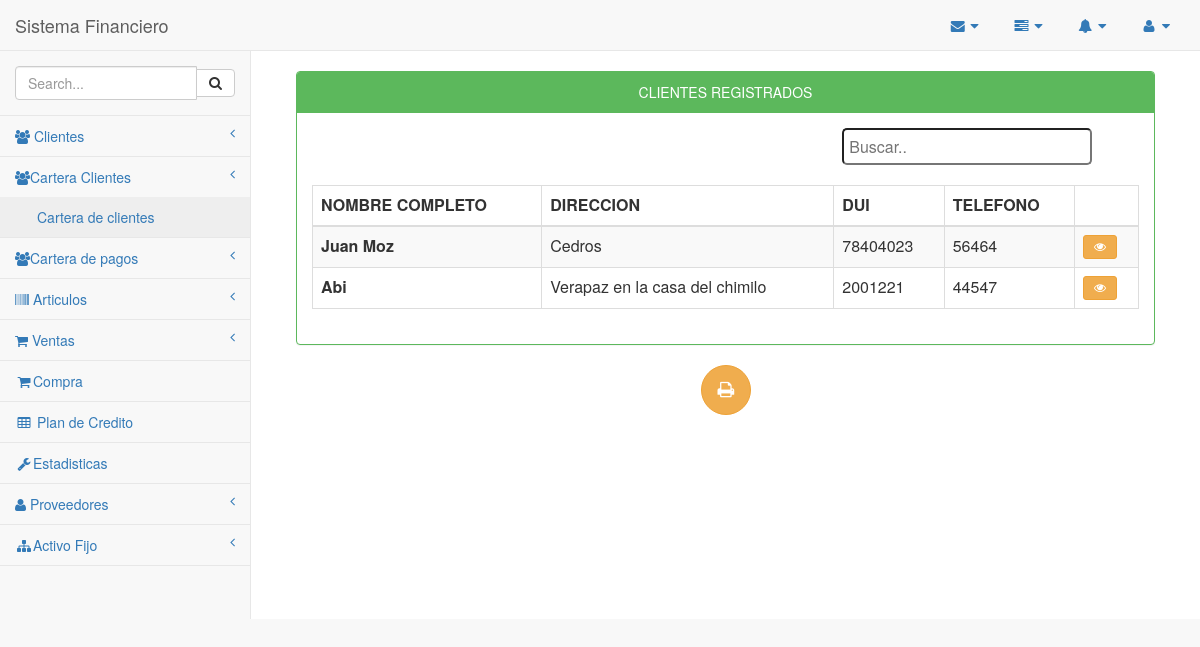
/carteraCliente/lista_clientes.php, run on an earlier commit of the app's database.
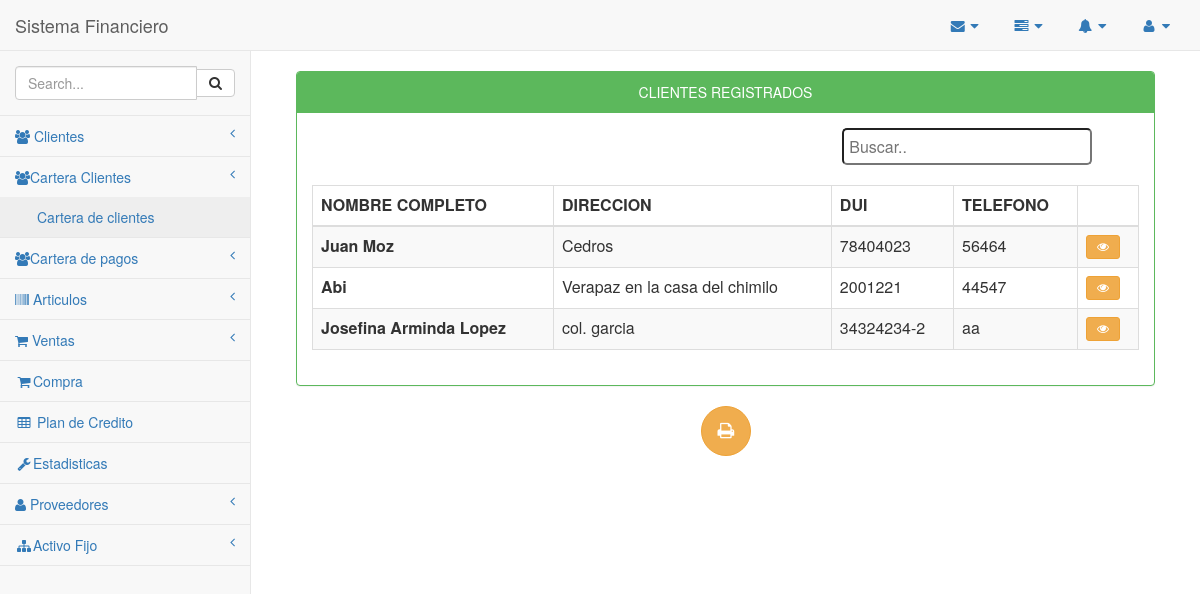
And on a later commit of the database.
### tables this page shows
CREATE TABLE `tb_cliente` (
  `id_cliente` int(11) NOT NULL,
  `nombre_cliente` varchar(40) DEFAULT NULL,
  `dir_cliente` varchar(100) DEFAULT NULL,
  `dui` varchar(15) DEFAULT NULL,
  `tel` varchar(15) DEFAULT NULL
);

### carteraCliente/lista_clientes.php (the view, shortened to what this page needs)
<?php
 include_once '../conexion/php_conexion.php';
    include_once '../Plantilla/encabezado.php';
    include_once '../Plantilla/menuLateral.php';
?>
<head>
</head>
        <div id="page-wrapper"  align="center">
            <div class="container-fluid"  align="center">
                <div class="row" align="center">
           <div class="col-md-12">
           	<br>
                    <div class="panel panel-green">
                        <div class="panel-heading" align="center">
                             CLIENTES REGISTRADOS
                        </div>
                        <div class="panel-body" align="center">
                            <div class="table-responsive">
                              <table width="100%" border="0">
                                  <tr>
                                    <td width="50%">
                                            </td>
                                            <td width="20%">
            <input type="text" class="redondeado" id="buscador" onkeyup="myFunction()" placeholder="Buscar..">
                                          </div>
                                        </div>
                                </table><br>
                                <table id="tabla" class="table table-striped table-bordered table-hover">
                                    <thead>
                                        <tr>
                                            <th>NOMBRE COMPLETO</th>
                                            <th>DIRECCION</th>
                                            <th>DUI</th>
                                            <th>TELEFONO</th>
                                            <th></th>
                                        </tr>
                                    </thead>
                                    <tbody class="buscar">
                                    	<?php
        $sacar = mysqli_query($conexion, "SELECT * FROM tb_cliente");
            while ($fila = mysqli_fetch_array($sacar)) {
               $modificar=$fila['id_cliente'];
                 $nombre=$fila['nombre_cliente'];
                 $direccion=$fila['dir_cliente'];
                 $dui=$fila['dui'];
                 $telefono=$fila['tel'];
       ?>
       <tr>
        <th><?php echo $nombre;?></th>
        <td><?php echo $direccion;?></td>
        <td><?php echo $dui;?></td>
        <td><?php echo $telefono;?></td>
        <td class="center">
           <a href="verCliente.php?ir=<?php echo $modificar; ?>"class="btn btn-warning btn-sm"><i class="fa fa-eye"></i></a>
        </td>
       <?php  }?>
      </tr>
    </tbody>
  </table>
</div>
</div>
</div>
</div>
<button type="submit" class="btn btn-warning btn-circle btn-lg" onclick="location.href='invetarioPDF.php'"><i class="fa fa-print fa-2"></i></button>
</div>
</div>
<?php
include_once '../Plantilla/inferior.php';
?>

What changed in the data, as far as the page shows it:
added tb_cliente: nombre_cliente "Josefina Arminda Lopez", dir_cliente "col. garcia", dui "34324234-2", tel "aa"
